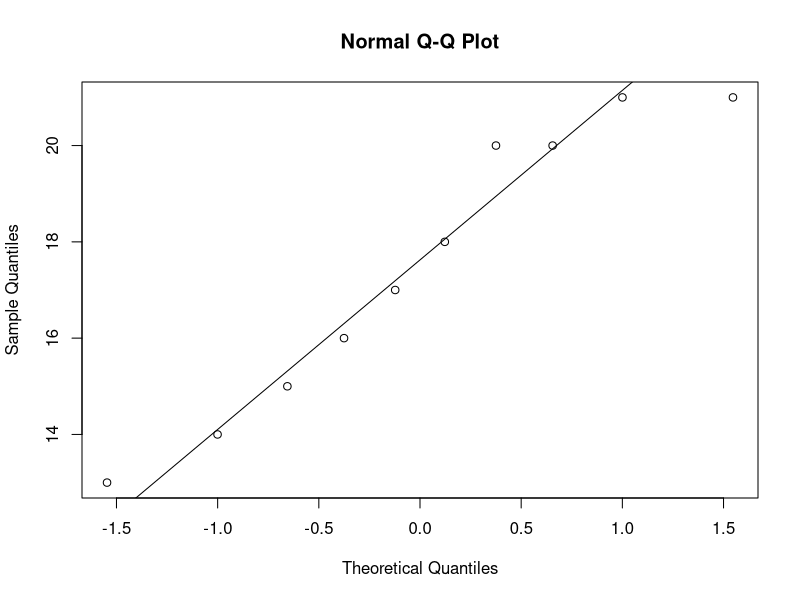
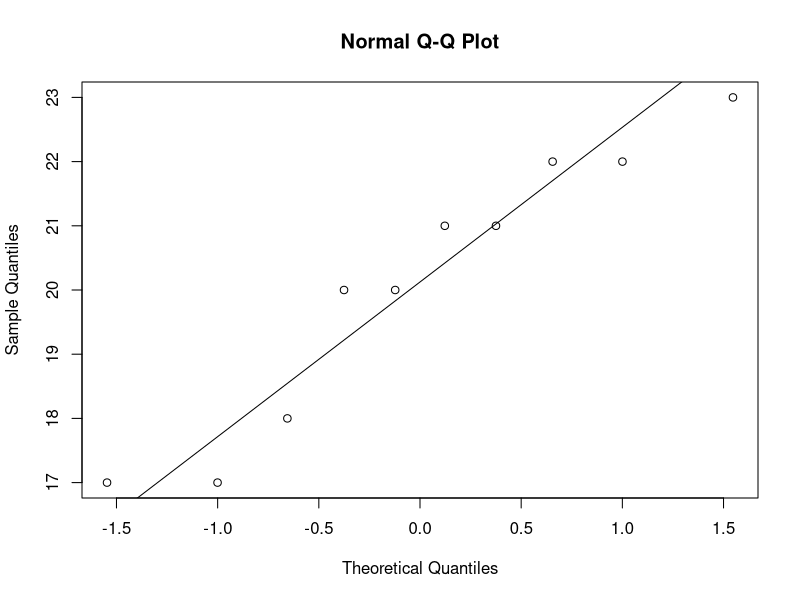

Source code (R) for these figures, in order: (Note: this script raises an error after producing the figures.)
## ---- chunk 1
knitr::opts_chunk$set(echo = TRUE)
## ---- chunk 2
library(ggplot2)
## ---- chunk 3
non_smoke = c(18,22,21,17,20,17,23,20,22,21)
smoke = c(16,20,14,21,20,18,13,15,17,21)
## ---- chunk 4
qqnorm(smoke)
qqline(smoke)
## ---- chunk 5
qqnorm(non_smoke)
qqline(non_smoke)
## ---- chunk 6
x_bar2 = mean(smoke)
x_bar1 = mean(non_smoke)
print(x_bar2)
print(x_bar1)
## ---- chunk 7
s2 = sd(smoke)
s1 = sd(non_smoke)
print(s2)
print(s1)
## ---- chunk 8
t.test(smoke, alternative = "less", mu=20, conf.level = 0.95)
## ---- chunk 9
t_test_result = t.test(smoke, alternative = "greater", mu=20, conf.level = 0.95)
print(t_test_result)

## ---- chunk 10
val$statistic
## ---- chunk 11
mean(smoke)
mean(non_smoke)
## ---- chunk 12
t.test(non_smoke, smoke, alternative = "greater", var.equal = FALSE, conf.level = 0.95)
t.test(non_smoke, smoke, alternative = "greater", var.equal = TRUE, conf.level = 0.95)
## ---- chunk 13
pre_test = c(77, 56, 64, 60, 57, 53, 72, 62, 65, 66)
post_test = c(88, 74, 83, 68, 58, 50, 67, 64 ,74 ,60)

t.test(pre_test, post_test, alternative = "less", var.equal = FALSE, paired = TRUE, conf.level = 0.95)
t.test(pre_test, post_test, alternative = "less", var.equal = TRUE, conf.level = 0.95)
## ---- chunk 14
x0 = 28
xa = seq(28.5, 33, by = 0.5)
n = 20


sigma = 5
alpha = 0.05

diff = xa - x0

delta = abs(x0-xa)/sigma*sqrt(n)

res = power.t.test(delta = diff, sd = sigma, sig.level = alpha, n = n, 
                   type = "one.sample", alt = "one.sided")

beta1 = 1- res$power

frame = data.frame(xa, power = res$power)

plot1 = ggplot(frame, aes(xa, power)) + geom_point(aes(size = 2)) + ggtitle("n = 20") +
        theme_classic() + theme(axis.text = element_text(size = 18, color = "black")) + 
        theme(axis.title = element_text(size = 20, color = "black")) + 
        theme(legend.position="none")

## ---- chunk 15

#basic way of bootsrapping a 95% confidence interval for a small sample

#take a small sample from a exponential distribution

### TODO here they get actual 15 values, do histogram and see that it doesn't come from a normal distribution
x = rexp(rate = 2, n = 15)
hist(x)
### TODO students could also do a q-q plot
#mean and standard deviation of sample
x_bar = mean(x)
x_std = sd(x)

#### TODO convert to loop?
#resampling 1000 times
D = 1000
y = sample(x,D*length(x),replace = TRUE)
y = matrix(y, ncol = D, byrow = FALSE)

### TODO convert this to a loop
#calculate the mean and standerd deviation for each resampled sample
y_bar = sort(colMeans(y))
# explain apply or do something else
y_std = apply(y,2,sd)

#calculate the t-statistic and sort by size
t = sort((y_bar-x_bar)/(y_std)*sqrt(length(x)))
hist(t)
plot(t)

# calculate 0.025 and 0.975 percentiles
t_star=t[c(25,975)]
conf = x_bar + t_star*x_std/sqrt(length(x))

print(conf)
